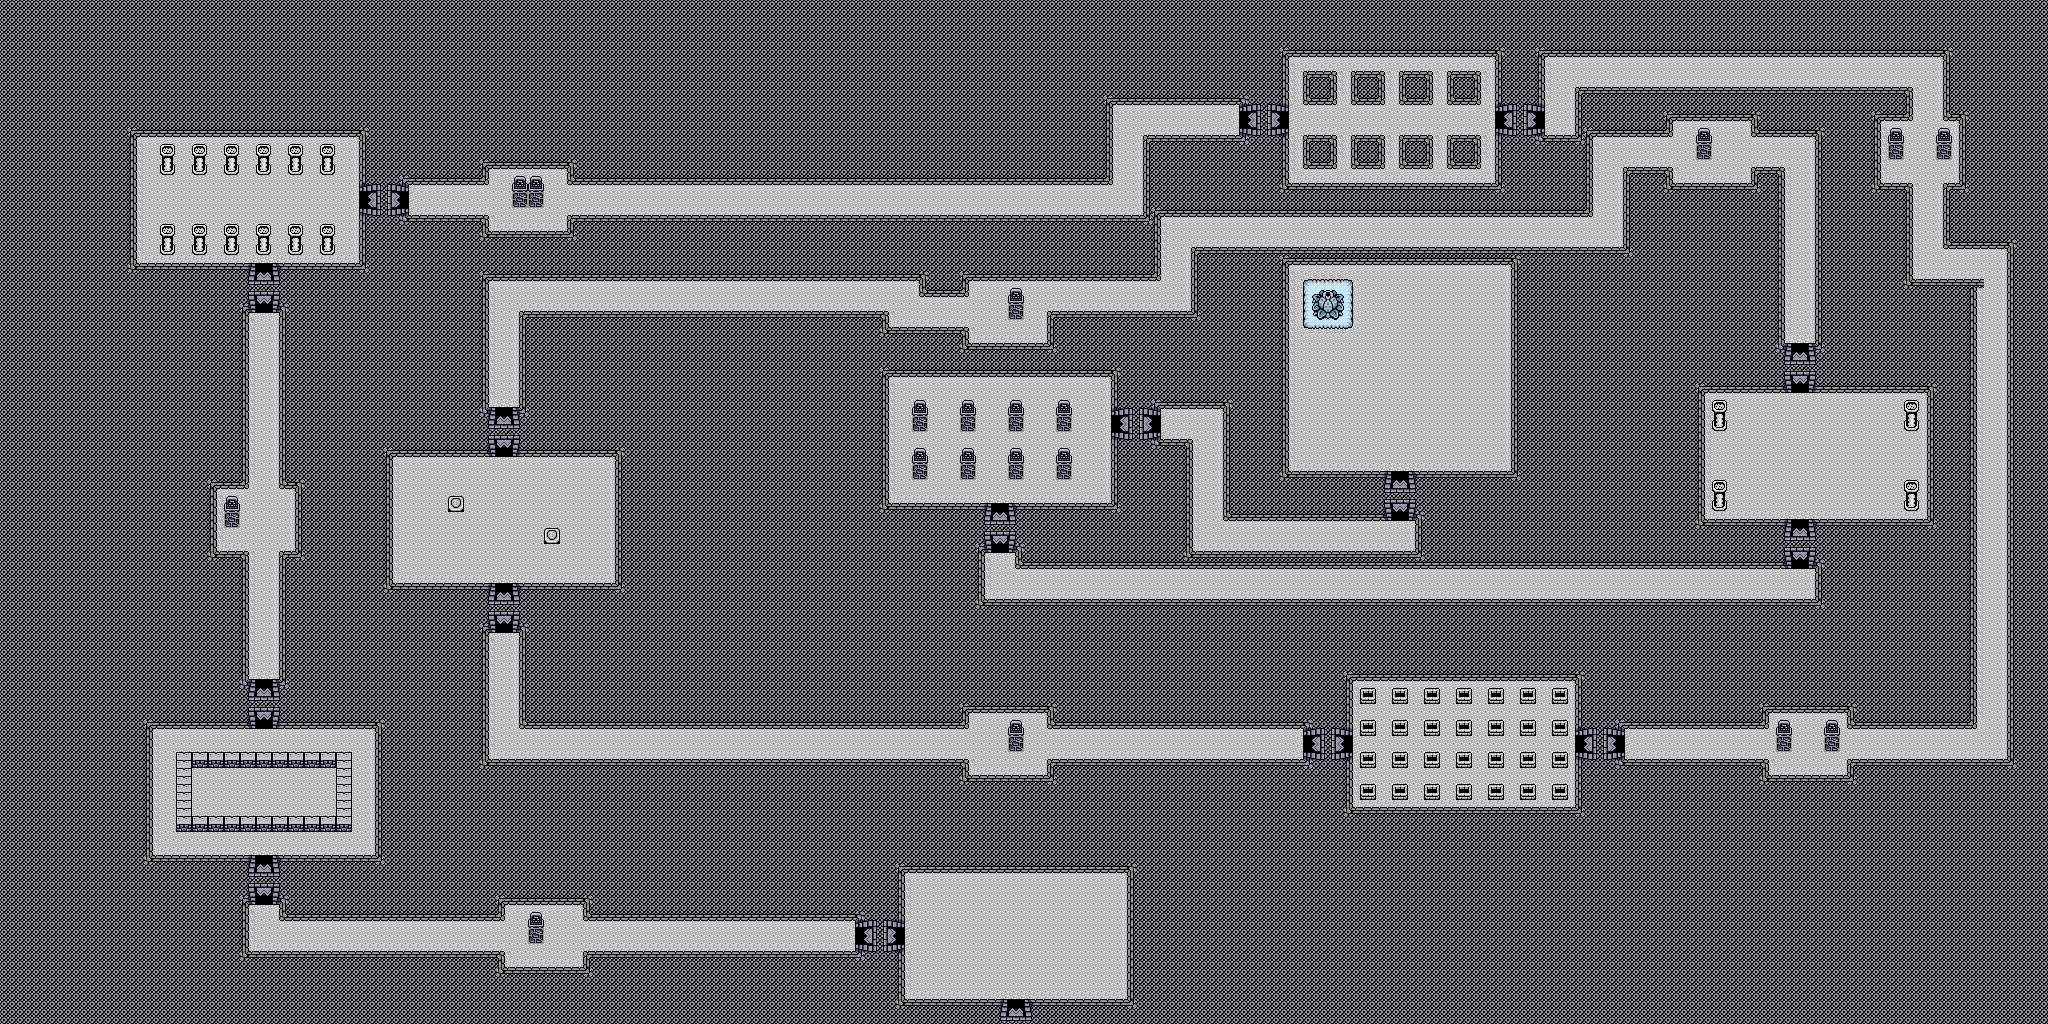

A 2D game scene composited from a Tiled map and its tileset images. What follows is a short description and the map's XML, with each tile layer's data collapsed to a summary:
An orthogonal 128x64 tile map with 16x16 px tiles, 1 tile layer (Tile Layer 1).

<map version="1.2" tiledversion="1.3.2" orientation="orthogonal" renderorder="right-down" compressionlevel="0" width="128" height="64" tilewidth="16" tileheight="16" infinite="0" nextlayerid="2" nextobjectid="15">
 <tileset firstgid="1" source="tiles.tsx" />
 <layer id="1" name="Tile Layer 1" width="128" height="64">
  <data>[8192 cells, 8192 non-empty, 75 distinct tile ids]</data>
 </layer>
</map>